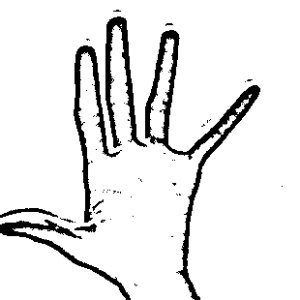
#> input picture dataSet/testingData/A/17.jpg, 300 x 300 px, given in place of the camera
$ python TrainData.py
#> lines starting #> are read from the running program, lines starting #| are printed output that depends on the picture; after the words box and inside, x2 and y2 are one past the last pixel; in counts of white or black regions, pixels touching at a corner belong together; pictures that were not available may be replaced by others from this repository, and a replacement may not be noted
import cv2
import numpy as np
import os

# Creating and Collecting Training Data
mode = 'trainingData'
directory = 'dataSet/' + mode + '/'
minValue = 70

capture = cv2.VideoCapture(0)
interrupt = -1

while True:
    _, frame = capture.read()
#> frame is the input picture: shape (300, 300, 3); min 0, max 255, mean 232.1
    frame = cv2.flip(frame, 1)  # Simulating mirror Image

    # Getting count of existing images
    count = {}
    for letter in "abcdefghijklmnopqrstuvwxyz":
        count[letter] = len(os.listdir(directory + letter.upper()))
    count['zero'] = len(os.listdir(directory + "0"))

    # Printing the count of each set on the screen
    cv2.putText(frame, "ZERO : " + str(count['zero']), (10, 60), cv2.FONT_HERSHEY_PLAIN, 1, (0, 255, 255), 1)
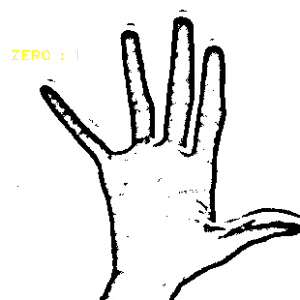
#> frame: shape (300, 300, 3); mean B, G, R 231.8, 232.1, 232.1
    for letter, value in count.items():
        if letter != 'zero':
            cv2.putText(frame, f"{letter.upper()} : {value}", (10, 60 + 10 * (ord(letter) - ord('a'))), cv2.FONT_HERSHEY_PLAIN, 1, (0, 255, 255), 1)
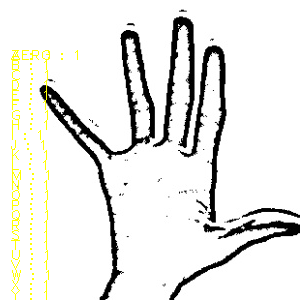
#> frame: shape (300, 300, 3); 1.18% of pixels changed, all inside (x1, y1, x2, y2) = (11, 50, 50, 300)

    # Coordinates of the ROI
    x1 = int(0.5 * frame.shape[1])
#> x1 = 150
    y1 = 10
    x2 = frame.shape[1] - 10
#> x2 = 290
    y2 = int(0.5 * frame.shape[1])
#> y2 = 150

    # Drawing the ROI
    cv2.rectangle(frame, (x1 - 1, y1 - 1), (x2 + 1, y2 + 1), (255, 0, 0), 1)
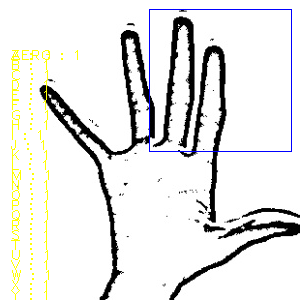
#> frame: shape (300, 300, 3); 0.63% of pixels changed, all inside (x1, y1, x2, y2) = (149, 9, 292, 152)

    # Extracting the ROI
    roi = frame[y1:y2, x1:x2]
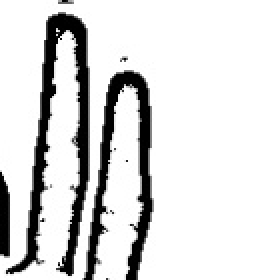
#> roi: shape (140, 140, 3) (shown 2 times larger); min 0, max 255, mean 218.3

    cv2.imshow("Frame", frame)

    # Image Processing
    gray = cv2.cvtColor(roi, cv2.COLOR_BGR2GRAY)
    blur = cv2.GaussianBlur(gray, (5, 5), 2)
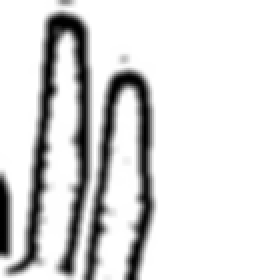
#> blur: shape (140, 140) (shown 2 times larger); min 0, max 255, mean 218.4
    th3 = cv2.adaptiveThreshold(blur, 255, cv2.ADAPTIVE_THRESH_GAUSSIAN_C, cv2.THRESH_BINARY_INV, 11, 2)
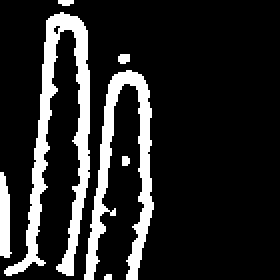
#> th3: shape (140, 140) (shown 2 times larger); 15.4% white; 7 white regions (2 under 20 px), largest, box (x1, y1, x2, y2) and area: (2, 6, 45, 138) 1575, (42, 35, 77, 140) 1179, (0, 86, 6, 129) 194, (59, 27, 65, 32) 26, (29, 0, 37, 3) 20
    ret, test_image = cv2.threshold(th3, minValue, 255, cv2.THRESH_BINARY_INV + cv2.THRESH_OTSU)
#> ret = 0

    # Output Image after the Image Processing that is used for data collection
    test_image = cv2.resize(test_image, (300, 300))
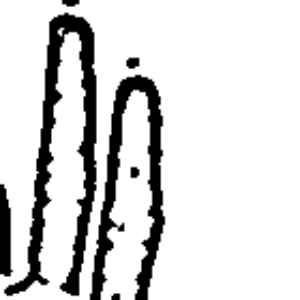
#> test_image: shape (300, 300); min 0, max 255, mean 215.7
    cv2.imshow("test", test_image)

    # Data Collection
    interrupt = cv2.waitKey(10)
#> (key Esc is pressed here)
    if interrupt & 0xFF == 27:  # esc key
        break
    if 97 <= interrupt <= 122:  # Check if a valid key ('a' to 'z') is pressed
        letter = chr(interrupt)
        directory_letter = letter.upper()
        if not os.path.exists(directory + directory_letter):
            os.makedirs(directory + directory_letter)
        cv2.imwrite(directory + directory_letter + '/' + str(count[letter]) + '.jpg', test_image)
    elif interrupt & 0xFF == ord('0'):  # Check for the '0' key
        if not os.path.exists(directory + "0"):
            os.makedirs(directory + "0")
        cv2.imwrite(directory + "0/" + str(count['zero']) + '.jpg', test_image)

capture.release()
cv2.destroyAllWindows()
